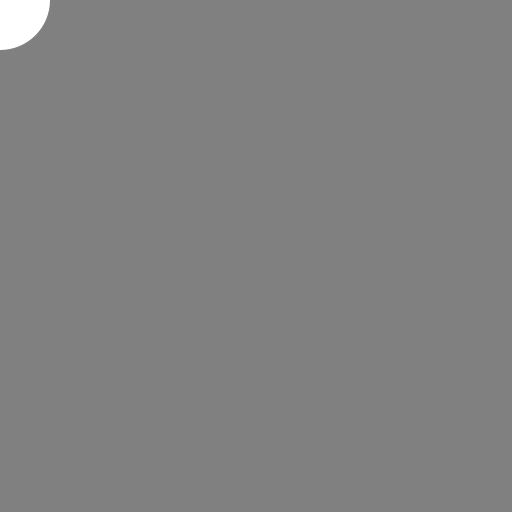
Frame 1 (no input)
Frame 60 (the mouse pressed at the canvas centre just before this capture): identical to frame 1, image omitted
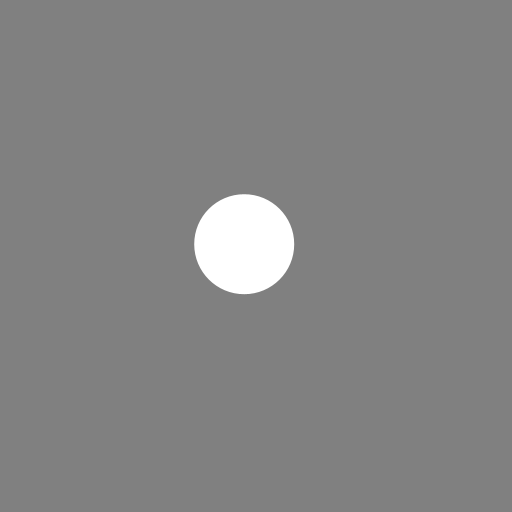
Frame 120 (the mouse held since frame 60 and released just before this capture)

The Processing sketch that drew these frames (run headless with seeded random() and noise(); from frame 60 on, the mouse is pressed at the canvas centre):

// Processing sketch: sample_08_easing
// ── sample_08_easing.pde
float x;
float y;
float easing = 0.05;

void setup() {
  size(512, 512); 
  noStroke();  
}

void draw() { 
  background(128);
  
  float dx = mouseX - x;
  x += dx * easing;
  
  float dy = mouseY - y;
  y += dy * easing;
  
  ellipse(x, y, 100, 100);
}
